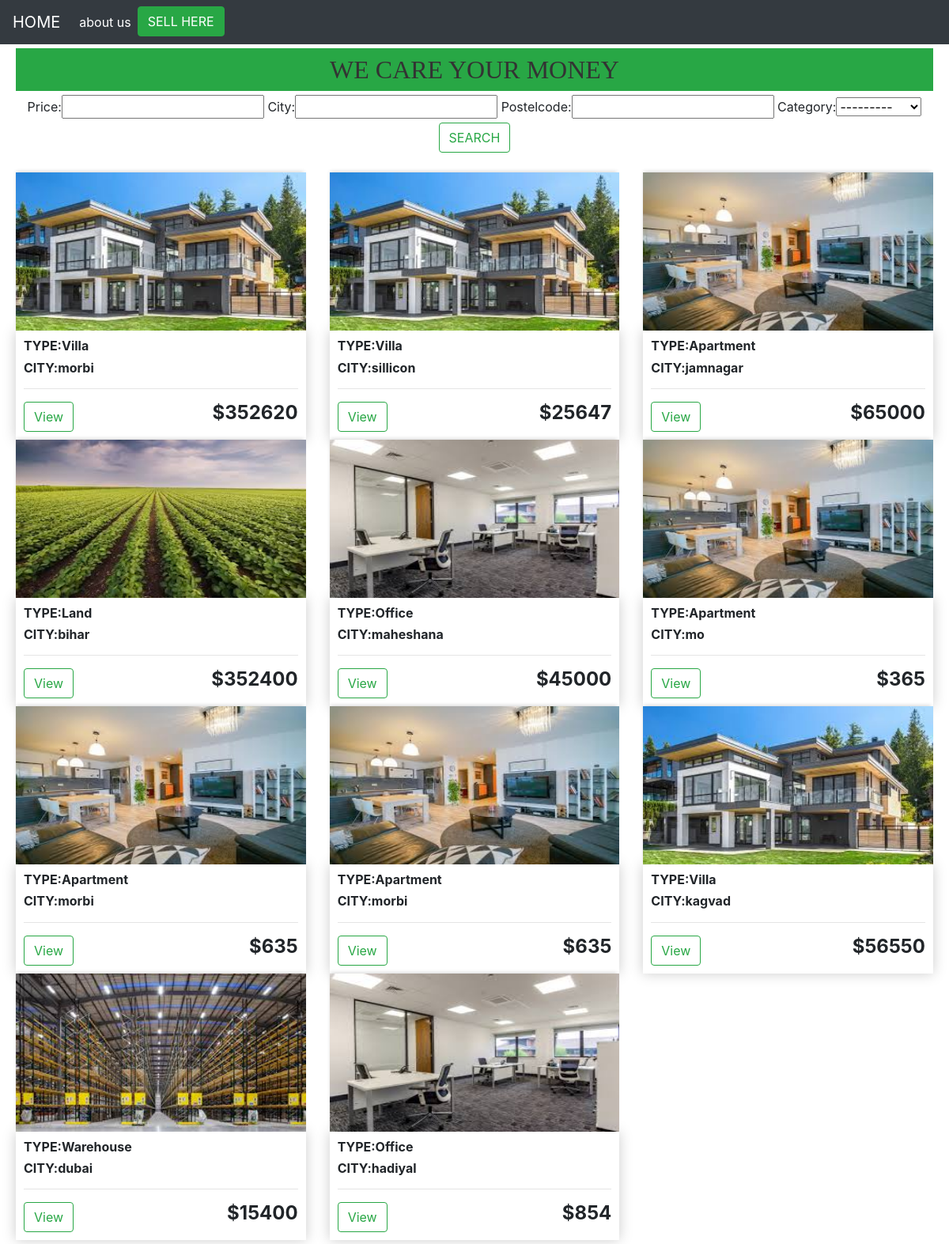
The page / on the database its author committed.
### real/models.py (models this page shows, shortened)
class product(models.Model):
	owner_name=models.CharField(max_length=50)
	owner_email=models.EmailField()
	noofbed=models.IntegerField()
	decs=models.TextField()
	price=models.IntegerField()
	city=models.CharField(max_length=50)
	postelcode=models.IntegerField()
	category=(('Villa','Villa'),
				('Banglov','Banglov'),
				('Land','Land'),
				('Apartment','Apartment'),
				('Office','Office'),
				('Warehouse','Warehouse')
		)
	Category=models.CharField(max_length=50,choices=category)
	img=models.ImageField()

### real/views.py (the view)
# urls.py: path('',views.main,name='home'),
def main(request):
	eget=product.objects.all()
	myfilter=property(request.GET,queryset=eget)
	eget=myfilter.qs
	context={'get':eget ,'myfilter':myfilter}
	return render(request,'home.html',context)

### real/templates/home.html (shortened to what this page needs)
{% extends 'main.html' %}
{% load static %}
{% block content %}
	<div class="container-fluid" >
	<h6 class="heading">WE CARE YOUR MONEY</h6>
	</div>
	<div class="qform">
		<form method="get">
		{{myfilter.form}}
		<button class="btn btn-outline-success" type="submit">SEARCH</button>
	</form>
	</div>
	<div class="row a">
		{% for i in get %}
		<div class="col-lg-4">
			<img class="thumbnail" src="{{i.img.url}}">
				<div class="box-element product">
				<h6><strong>TYPE:{{i.Category}}</strong></h6>
				<h6><strong>CITY:{{i.city}}</strong></h6>
				<hr>
				<a class="btn btn-outline-success" href="{% url 'show' i.id  %}">View</a>
				<h4 style="display: inline-block; float: right"><strong>${{i.price}}</strong></h4>
			</div>
		</div>
		{% endfor %}
	</div>
{% endblock content %}

### static/css/main.css (style rules this page uses)
.thumbnail { width: 100%; height: 200px; -webkit-box-shadow: -1px -3px 5px -2px rgba(214,214,214,1); -moz-box-shadow: -1px -3px 5px -2px rgba(214,214,214,1); box-shadow: -1px -3px 5px -2px rgba(214,214,214,1); }
.box-element { box-shadow:hsl(0, 0%, 80%) 0 0 16px; background-color: #fff; border-radius: 0px; padding: 10px; }
.row { margin: 5px; }
.heading { text-align: center; font-family: fantasy; font-size: 2em; padding: 8px; margin:5px; color: #333; background-color: #28A745 }
.a { margin-top: 25px; }
.qform { text-align: center; align-content: center; float: center; }

### rows shown on the page
product: img (picture), Category "Villa", city "morbi", price "352620"
product: img (picture), Category "Villa", city "sillicon", price "25647"
product: img (picture), Category "Apartment", city "jamnagar", price "65000"
product: img (picture), Category "Land", city "bihar", price "352400"
product: img (picture), Category "Office", city "maheshana", price "45000"
product: img (picture), Category "Apartment", city "mo", price "365"
product: img (picture), Category "Apartment", city "morbi", price "635"
product: img (picture), Category "Apartment", city "morbi", price "635"
product: img (picture), Category "Villa", city "kagvad", price "56550"
product: img (picture), Category "Warehouse", city "dubai", price "15400"
product: img (picture), Category "Office", city "hadiyal", price "854"
